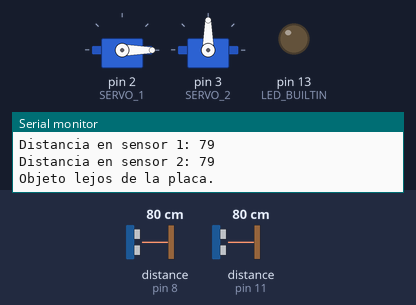
Bench run of a sketch on a simulated Arduino Uno, built with avr-gcc and run on an emulated ATmega328P. On the bench: 2 × servo, output pins drawn as LEDs (lit = HIGH), the last lines printed to the serial monitor. Wiring (inferred from the names in the program): 2 × ultrasonic range finder: trigger pin 9, echo pin 8 / trigger pin 12, echo pin 11. Inputs (shaded band) come from the test bench; at power-on: distance to the obstacle (sensors on pin 8, pin 11) 80 cm. The echo pulse lasts 58.3 µs per cm; pins used as bus, display or sensor lines are not drawn.

Above: at 3.3 s.
3.4 s: distance to the obstacle (sensor on pin 8) set to 12 cm
6.7 s: distance to the obstacle (sensor on pin 8) set to 9 cm
At 8.4 s:
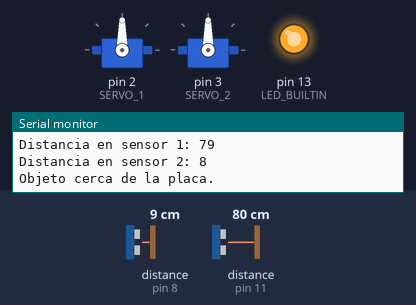
10.0 s: distance to the obstacle (sensor on pin 8) set to 18 cm
At 11.2 s:
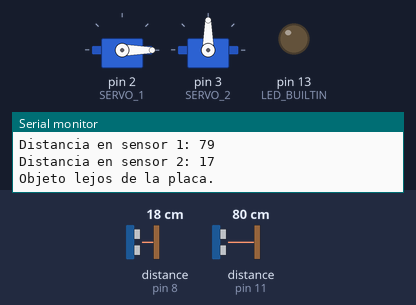
13.3 s: distance to the obstacle (sensor on pin 11) set to 12 cm
20.2 s: distance to the obstacle (sensor on pin 11) set to 9 cm
At 20.6 s:
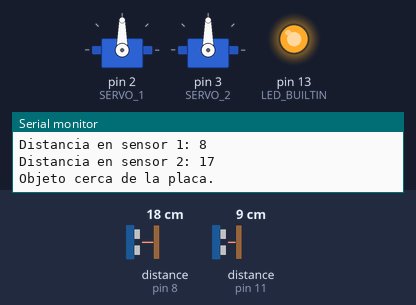
23.5 s: distance to the obstacle (sensor on pin 11) set to 18 cm
At 25.8 s:
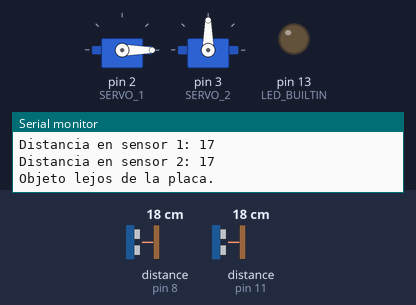
Timing chart, 0 to 27.3 s (numbered marks = the images above; inputs shaded):
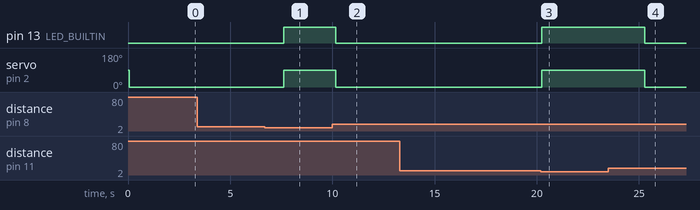

Measured:
- the behaviour switches between 11 and 10 cm on distance to the obstacle (sensor on pin 8) (found by bisection; images 0 and 1)
- the behaviour switches between 11 and 10 cm on distance to the obstacle (sensor on pin 11) (found by bisection; images 2 and 3)
- after the input at 6.7 s, pin 13 (LED_BUILTIN): LOW → HIGH after 0.93 s; servo on pin 2 (SERVO_1): 0° → 90° after 0.93 s
- after the input at 10.0 s, pin 13 (LED_BUILTIN): HIGH → LOW after 0.15 s; servo on pin 2 (SERVO_1): 90° → 0° after 0.15 s
- after the input at 20.2 s, pin 13 (LED_BUILTIN): LOW → HIGH at once; servo on pin 2 (SERVO_1): 0° → 90° at once
- after the input at 23.5 s, pin 13 (LED_BUILTIN): HIGH → LOW after 1.8 s; servo on pin 2 (SERVO_1): 90° → 0° after 1.8 s

The sketch:

test-hardware.ino
```cpp
#include "Servo.h"

int TRIGGER_1 = 12;
int ECHO_1 = 11;

int TRIGGER_2 = 9;
int ECHO_2 = 8;

int SERVO_1 = 2;
int SERVO_2 = 3;

Servo servo1;
Servo servo2;

void setup() {
  Serial.begin(9600);

  Serial.println("Iniciando placa...");

  servo1.attach(SERVO_1);
  servo2.attach(SERVO_2);

  pinMode(LED_BUILTIN, OUTPUT);

  pinMode(TRIGGER_1, OUTPUT);
  pinMode(TRIGGER_2, OUTPUT);

  pinMode(ECHO_1, INPUT);
  pinMode(ECHO_2, INPUT);

  Serial.println("Placa configurada!");
}

void loop() {
  unsigned long distance1 = getDistanceUltrasonic(TRIGGER_1, ECHO_1);
  unsigned long distance2 = getDistanceUltrasonic(TRIGGER_2, ECHO_2);

  Serial.print("Distancia en sensor 1: ");
  Serial.println(distance1);

  Serial.print("Distancia en sensor 2: ");
  Serial.println(distance2);

  if (distance1 < 10 || distance2 < 10) {
    Serial.println("Objeto cerca de la placa.");
    servo1.write(90);
    digitalWrite(LED_BUILTIN, HIGH);
    delay(500);
    servo2.write(90);
  } else {
    Serial.println("Objeto lejos de la placa.");
    servo1.write(0);
    digitalWrite(LED_BUILTIN, LOW);
    delay(500);
    //servo2.write(180);
  }

  delay(2000);
}

// Retorna la distancia en centímetros.
unsigned long getDistanceUltrasonic(int trigger, int echo) {
  digitalWrite(trigger, HIGH);
  delayMicroseconds(10);
  digitalWrite(trigger, LOW);

  unsigned long time = pulseIn(echo, HIGH);

  return calcDistance(time);
}

// Retorna la distancia en centímetros.
unsigned long calcDistance(unsigned long time_us) {
  unsigned long SOUND_VELOCITY = 34300; // cm/s
  return ((time_us * 0.000001) * SOUND_VELOCITY) / 2;
}
```
